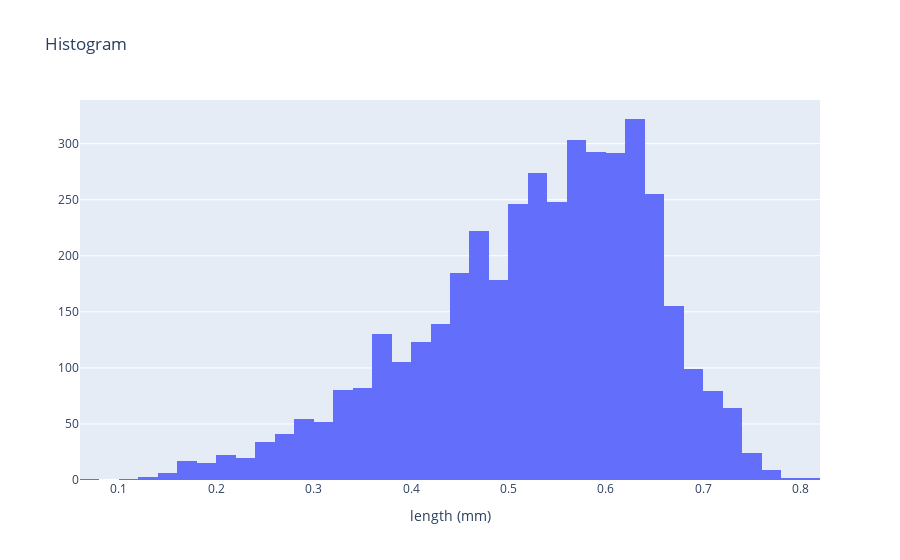

The cell this chart's notebook holds for it:
### Markdown cell above
## histogram

### Code cell
import plotly.graph_objs as go
import plotly.offline as pyo
import pandas as pd
import numpy as np

df = pd.read_csv('../../data/bronze/plotlydash/abalone.csv')

data = [go.Histogram(x=df["length"],
                     xbins=dict(start=0,
                                end=1,
                                size=0.02))]
layout = go.Layout(title="Histogram",
                   xaxis=dict(title="length (mm)"))
fig = go.Figure(data=data, layout=layout)
pyo.iplot(fig)

### Figure 1 — Plotly figure (JSON) as saved in the notebook; plotly's stock layout.template omitted (floating-point values rounded to 4 significant figures; data arrays with more than 128 entries replaced by an {"elided": "..."} marker saying what was removed)
{"data": [{"type": "histogram", "x": {"elided": "4177 float values"}, "xbins": {"end": 1, "size": 0.02, "start": 0}}], "layout": {"title": {"text": "Histogram"}, "xaxis": {"title": {"text": "length (mm)"}}}}
